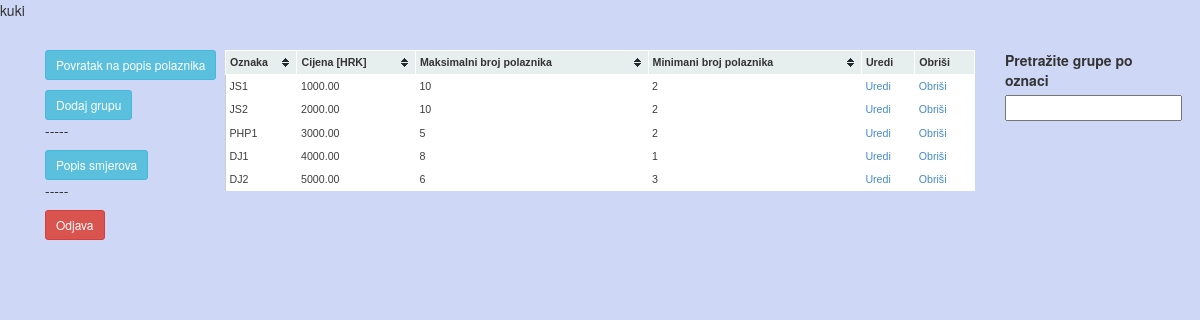
The app's page /grupe.php (signed in) with its own data.
### tables this page shows
CREATE TABLE IF NOT EXISTS `grupa` (
  `id_grupa` int(11) unsigned NOT NULL AUTO_INCREMENT,
  `oznaka` varchar(10) NOT NULL,
  `cijena` decimal(18,2) NOT NULL,
  `id_smjer_fk` int(11) unsigned DEFAULT NULL,
  `max_br_pol` int(3) NOT NULL,
  `min_br_pol` int(3) NOT NULL,
  PRIMARY KEY (`id_grupa`),
  KEY `id_smjer_fk` (`id_smjer_fk`)
);

### functions/general_function.php (called while the page is built, shortened)
<?php
	function upit($con, $sql){
		mysqli_set_charset($con,'utf8');
		$rez = mysqli_query($con, $sql);
		$items = array();
		while($item = mysqli_fetch_array($rez)){
			$items[]=$item;
		}
		return $items;
	}
?>

### grupe.php (the view, shortened to what this page needs)
<?php include_once('header.php'); ?>
<div class="container-fluid">
        <?php
        $con=spajanje();
        $sql="SELECT * FROM grupa";
        $grupe=upit($con,$sql);
        ?>
    <div class="col-lg-2">
        <div class="col-xs-7">
            <a href="polaznici.php" class="btn btn-info btn-sm" role="button">Povratak na popis polaznika</a>
            <a href="grupa.php" class="btn btn-info btn-sm" role="button">Dodaj grupu</a>
            <p>-----</p>
            <a href="smjerovi.php" class="btn btn-info btn-sm" role="button">Popis smjerova</a>
            <p>-----</p>
            <a href="index.php?odjava=da" class="btn btn-danger btn-sm" role="button">Odjava</a>
        </div>
    </div>
    <div class="col-lg-8">
        <table cellspacing="1" class="tablesorter">
            <thead>
                <tr>
                    <th>Oznaka</th>
                    <th>Cijena [HRK]</th>
                    <th>Maksimalni broj polaznika</th>
                    <th>Minimani broj polaznika</th>
                    <th>Uredi</th>
                    <th>Obriši</th>
                </tr>
            </thead>
        <?php
        echo "<tbody>";
        foreach ($grupe as $grupa) {
            $tpl="<tr>";
            $tpl.="<td>".$grupa['oznaka']."</td>";
            $tpl.="<td>".$grupa['cijena']."</td>";
            $tpl.="<td>".$grupa['max_br_pol']."</td>";
            $tpl.="<td>".$grupa['min_br_pol']."</td>";
            $tpl.='<td><a href="grupa.php?id='.$grupa['id_grupa'].'">Uredi</a></td>';
            $tpl.='<td><a href="grupe.php?id='.$grupa['id_grupa'].'&obrisi=da" onclick="return confirm(\'Jeste li sigurni\')">Obriši</a></td>';
            $tpl.="</tr>";
            echo $tpl;
        }
        echo "</tbody>";
        ?>
        </table>
    </div>
    <div class="col-lg-2">
        <form action="" method="post">
            <p>
                <label for="trazilica">Pretražite grupe po oznaci</label>
                <input onkeyup="trazi(this.value);" id="trazilica" name="trazilica" type="text" value="" />
            </p>
        </form>
    </div>
</div>
<?php include_once('footer.php'); ?>

### css/custom.css (style rules this page uses)
.col-lg-2 { padding-top: 30px; }
.col-lg-8 { padding-top: 20px; }

### css/themes/blue/style.css (style rules this page uses)
table.tablesorter { font-family:arial; background-color: #CDCDCD; margin:10px 0pt 15px; font-size: 8pt; width: 100%; text-align: left; }
table.tablesorter thead tr th, table.tablesorter tfoot tr th { background-color: #e6EEEE; border: 1px solid #FFF; font-size: 8pt; padding: 4px; }
table.tablesorter thead tr .header { background-image: url(bg.gif); background-repeat: no-repeat; background-position: center right; cursor: pointer; }
table.tablesorter tbody td { color: #3D3D3D; padding: 4px; background-color: #FFF; vertical-align: top; }

### records on screen
grupa: oznaka "JS1", cijena "1000.00", max_br_pol "10", min_br_pol "2"
grupa: oznaka "JS2", cijena "2000.00", max_br_pol "10", min_br_pol "2"
grupa: oznaka "PHP1", cijena "3000.00", max_br_pol "5", min_br_pol "2"
grupa: oznaka "DJ1", cijena "4000.00", max_br_pol "8", min_br_pol "1"
grupa: oznaka "DJ2", cijena "5000.00", max_br_pol "6", min_br_pol "3"
